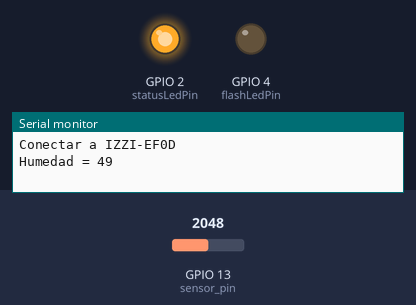
This sketch was run on a simulated ESP32. On the bench: output pins drawn as LEDs (lit = HIGH), the last lines printed to the serial monitor. The inputs (shaded band) are chosen by the test bench; at power-on: GPIO 13 (sensor_pin) = 2048. WiFi joins after 1.5 s; servers stay silent unless stated; no MQTT or app messages arrive unless stated.

Above: at 2.2 s.
At 66.7 s:
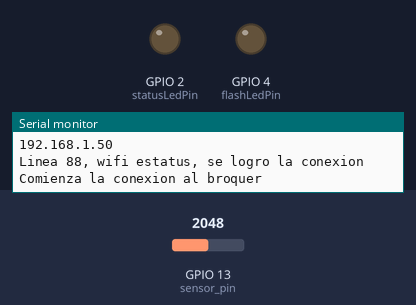
Timing chart, 0 to 70.1 s (numbered marks = the images above):
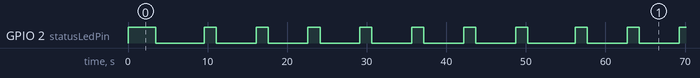

Measured:
- by itself, GPIO 2 (statusLedPin): repeats every 53.2 s: 6 × (HIGH 1.5 s, LOW 5.0 s), HIGH 1.5 s, LOW 6.0 s, HIGH 1.5 s, LOW 5.0 s
- by itself, everything shown: repeats every 33.6 s, in 30 steps

The sketch:

SoilMoistureSensor_Iotb.ino
```cpp
/*
  ESP32 Soil Moisture Sensor
  http:://www.electronicwings.com
*/

#include <WiFi.h>  // Biblioteca para el control de WiFi
#include <PubSubClient.h> //Biblioteca para conexion MQTT

 /* Soil moisture sensor O/P pin */
const char* ssid = "IZZI-EF0D";  // Aquí debes poner el nombre de tu red, en nuestro caso generamos una red local
const char* password = "C863FC34EF0D";  // Aquí debes poner la contraseña de tu red
//Datos del broker MQTT
const char* mqtt_server = "192.168.0.9"; // Si estas en una red local, coloca la IP asignada, en caso contrario, coloca la IP publica
IPAddress server(192,168,0,9);
WiFiClient espClient; // Este objeto maneja los datos de conexion WiFi
PubSubClient client(espClient); // Este objeto maneja los datos de conexion al broker
//DHT dht(DHTPIN, DHTTYPE); // Objeto que inicia el sensor
// Variables
int flashLedPin = 4;  // Para indicar el estatus de conexión
int statusLedPin = 2; // Para ser controlado por MQTT
long timeNow, timeLast; // Variables de control de tiempo no bloqueante
int data = 0; // Contador
int wait = 1000;  // Indica la espera cada 1 segundos para envío de mensajes MQTT
// Inicialización del programa
void setup(void){
  Serial.begin(115200);     /* Set the baudrate to 115200*/
    pinMode (flashLedPin, OUTPUT);
  pinMode (statusLedPin, OUTPUT);
  digitalWrite (flashLedPin, LOW);
  digitalWrite (statusLedPin, HIGH);

  Serial.println();
  Serial.println();
  Serial.print("Conectar a ");
  Serial.println(ssid);
  //int sensor_pin = 13;
   //int sensor_analog = analogRead(sensor_pin);
//int   humtierra = ( 100 - ( (sensor_analog/4095.00) * 100 ) );
  //Serial.print(sensor_analog);
  //Serial.print("Humedad = ");
  //Serial.print(humtierra);  /* Print Temperature on the serial window */
  delay(1000);

}

void loop(void){
  int sensor_pin = 13;
  int humtierra,sensor_analog;
  sensor_analog = analogRead(sensor_pin);
  humtierra = ( 100 - ( (sensor_analog/4095.00) * 100 ) );
  //Serial.print(sensor_analog);
  Serial.print("Humedad = ");
  Serial.print(humtierra);  /* Print Temperature on the serial window */
  delay(1000);
  conect();
  if (!client.connected()) {
    reconnect();  // En caso de que no haya conexión, ejecutar la función de reconexión, definida despues del void setup ()
    Serial.println("Se ha mandado a la funcion reconectar GMA");
  }// fin del if (!client.connected())
  client.loop(); // Esta función es muy importante, ejecuta de manera no bloqueante las funciones necesarias para la comunicación con el broker
  delay(wait);
  timeNow = millis(); // Control de tiempo para esperas no bloqueantes
  if (timeNow - timeLast > wait) { // Manda un mensaje por MQTT cada cinco segundos
   //if (true) {
    timeLast = timeNow; // Actualización de seguimiento de tiempo
  if (isnan(humtierra)) {
      Serial.println(F("Failed to read from DHT sensor!"));
      return;
    }
    String json = "{\"humsuelo\":"+String(humtierra)+"}";
    Serial.println(json); // Se imprime en monitor solo para poder visualizar que el string esta correctamente creado
    int str_len = json.length() + 1;//Se calcula la longitud del string
    char char_array[str_len];//Se crea un arreglo de caracteres de dicha longitud
    json.toCharArray(char_array, str_len);//Se convierte el string a char array
    client.publish("FCaEI/mqtt/GMA/HumSuelo", char_array);
    //codigoIoT/flow5/mqtt/clima, o checar si es: codigoIoT/Mor/mqtt/flow4 (checar  *)
    delay(1000);
  }// fin del if (timeNow - timeLast > wait)

  WiFi.disconnect(true);
  delay(500);

  /*if(humtierra>=25)
  digitalWrite(12,HIGH);
  else
  digitalWrite(12,LOW);
  Serial.println("%");
  delay(1000);*/              /* Wait for 1000mS */
}
void conect()
{
  WiFi.begin(ssid, password); // Esta es la función que realiz la conexión a WiFi

  while (WiFi.status() != WL_CONNECTED) { // Este bucle espera a que se realice la conexión
    digitalWrite (statusLedPin, HIGH);
    delay(500); //dado que es de suma importancia esperar a la conexión, debe usarse espera bloqueante
    digitalWrite (statusLedPin, LOW);
    Serial.print(".");  // Indicador de progreso
    delay (5);
  }
    // Cuando se haya logrado la conexión, el programa avanzará, por lo tanto, puede informarse lo siguiente
  Serial.println();
  Serial.println("WiFi conectado");
  Serial.println("Direccion IP: ");
  Serial.println(WiFi.localIP());

  // Si se logro la conexión, encender led
  if (WiFi.status () > 0){
  digitalWrite (statusLedPin, LOW);
     Serial.println("Linea 88, wifi estatus, se logro la conexion");
  delay (1000); // Esta espera es solo una formalidad antes de iniciar la comunicación con el broker

   Serial.println("Comienza la conexion al broquer");
  // Conexión con el broker MQTT
  client.setServer(server, 1883); // Conectarse a la IP del broker en el puerto indicado
  //client.setCallback(callback); // Activar función de CallBack, permite recibir mensajes MQTT y ejecutar funciones a partir de ellos
  delay(1500);  // Esta espera es preventiva, espera a la conexión para no perder información
  Serial.println("Termina la conexion al broquer");
  timeLast = millis (); // Inicia el control de tiempo
  }
}
void reconnect() {
  // Bucle hasta lograr conexión
  while (!client.connected()) { // Pregunta si hay conexión
    Serial.print("Tratando de contectarse...");
    // Intentar reconexión
    if (client.connect("ESP32CAMClient")) { //Pregunta por el resultado del intento de conexión
      Serial.println("Conectado");
      //client.subscribe("codigoIoT/mqtt"); // Esta función realiza la suscripción al tema
      client.subscribe("FCaEI/mqtt/GMA/HumSuelo"); // Esta función realiza la suscripción al tema
    }// fin del  if (client.connect("ESP32CAMClient"))
    else {  //en caso de que la conexión no se logre
      Serial.print("Conexion fallida, Error rc=");
      Serial.print(client.state()); // Muestra el codigo de error
      Serial.println(" Volviendo a intentar en 5 segundos");
      // Espera de 5 segundos bloqueante
      delay(1000);
      Serial.println (client.connected ()); // Muestra estatus de conexión
    }// fin del else
  }// fin del bucle while (!client.connected())
}// fin de void reconnect(

void printLocalTime()
{
  struct tm timeinfo;
  if(!getLocalTime(&timeinfo)){
    Serial.println("Failed to obtain time");
    return;
  }
  Serial.println(&timeinfo, "%A, %B %d %Y %H:%M:%S");
}
```
